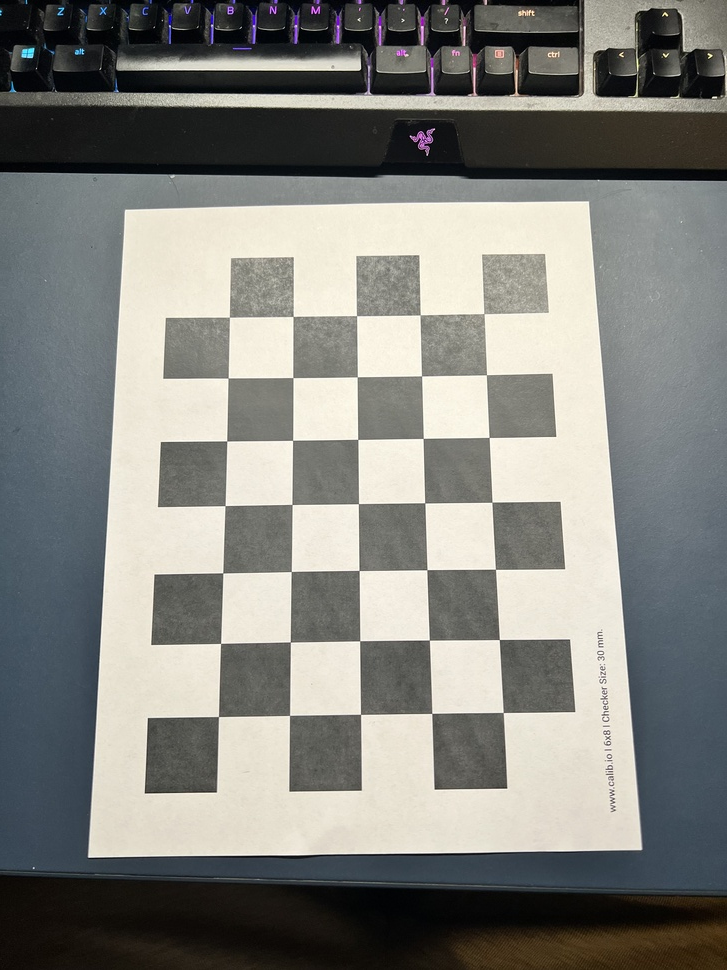
#> input picture april tag detection/calibration_images/IMG_7717.jpg, 727 x 970 px, shrunk from 3024 x 4032 before the run, found by its file name; its folder holds only this picture in this run
$ python cal.py
#> lines starting #> are read from the running program, lines starting #| are printed output that depends on the picture; after the words box and inside, x2 and y2 are one past the last pixel; in counts of white or black regions, pixels touching at a corner belong together
import cv2
import numpy as np
import os

calibration_images_path = 'april tag detection/calibration_images/'


def calibrate():
    criteria = (cv2.TERM_CRITERIA_EPS + cv2.TERM_CRITERIA_MAX_ITER, 30, 0.001)
    objp = np.zeros((5*7, 3), np.float32)
    objp[:, :2] = np.mgrid[0:5, 0:7].T.reshape(-1, 2)
    objpoints = []  # 3d point in real world space
    imgpoints = []  # 2d points in image plane.
    for fname in os.listdir(calibration_images_path):
        if fname.endswith('.jpg'):
            print(fname)
            img = cv2.imread(
                calibration_images_path+fname)
#> img is the input picture: shape (970, 727, 3); mean B, G, R 125.9, 130.9, 130.7
            gray = cv2.cvtColor(img, cv2.COLOR_BGR2GRAY)
            ret, corners = cv2.findChessboardCorners(gray, (5, 7), None)
#> ret = True; corners = 35 rows, first 8: [503.2, 712.7], [432, 713.3], [360.7, 714.4], [289.5, 715.3], [218.4, 716.6], [499.3, 639.5], [429.2, 640.1], [359.8, 640.9]
            if ret is True:
                objpoints.append(objp)
                corners2 = cv2.cornerSubPix(
                    gray, corners, (11, 11), (-1, -1), criteria)
#> corners2 = 35 rows, first 8: [503.2, 712.5], [431.8, 713.4], [360.5, 714.4], [289.5, 715.4], [218.5, 716.6], [499.3, 639.5], [429.3, 640.1], [359.7, 640.8]
                imgpoints.append(corners2)
                img = cv2.drawChessboardCorners(img, (5, 7), corners2, ret)
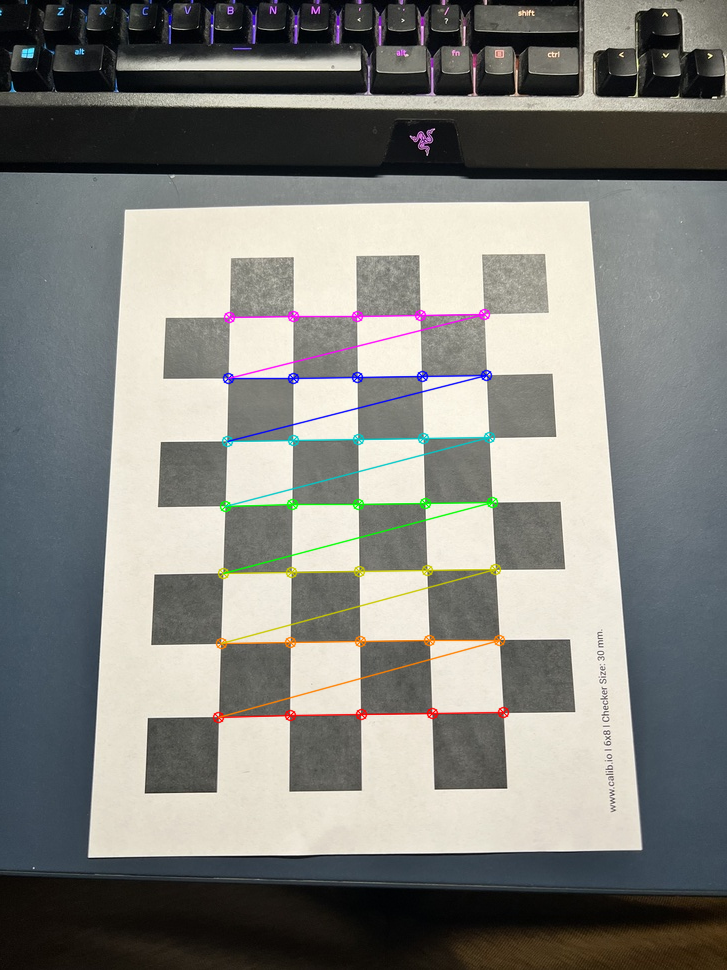
#> img: shape (970, 727, 3); 1.89% of pixels changed, all inside (x1, y1, x2, y2) = (212, 308, 510, 724)
                cv2.imwrite(calibration_images_path + 'drawn/'+fname, img)
    _, mtx, _, _, _ = cv2.calibrateCamera(
        objpoints, imgpoints, gray.shape[::-1], None, None)
#> mtx = [[1232.6, 0, 368.2], [0, 1287.6, 489.5], [0, 0, 1]]
    np.savetxt('april tag detection/cam_intrinsics.txt', mtx)


if __name__ == '__main__':
    calibrate()

$ run again, on april tag detection/calibration_images/IMG_7721.jpg
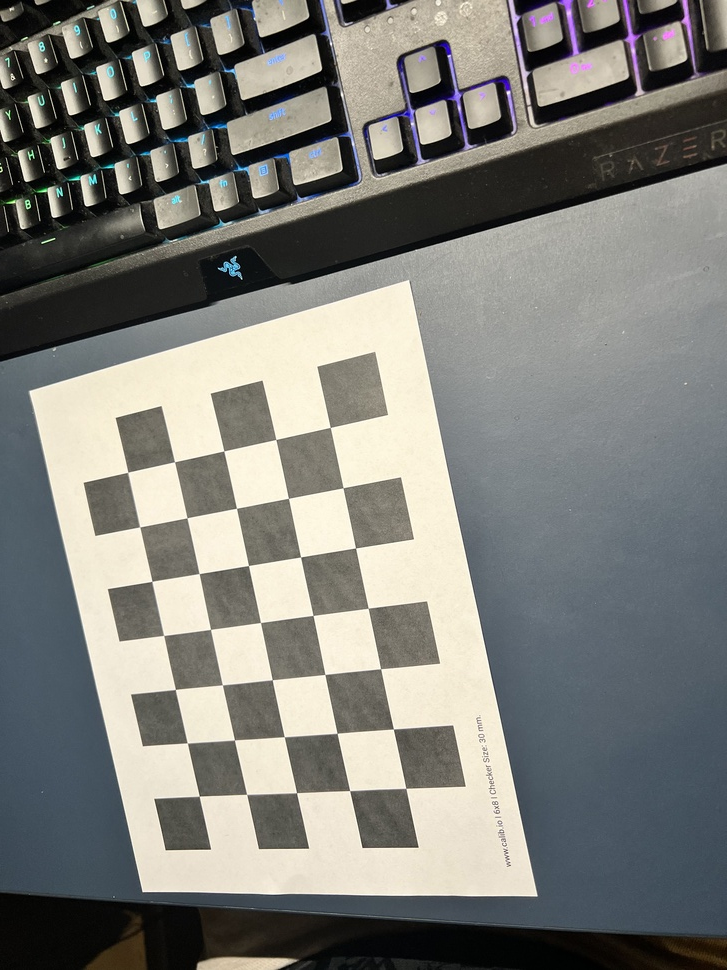
#> input picture april tag detection/calibration_images/IMG_7721.jpg, 727 x 970 px, shrunk from 3024 x 4032 before the run, found by its file name
#> in calibrate, img is the input picture: shape (970, 727, 3); mean B, G, R 121.4, 126.4, 126
#> in calibrate, `gray = cv2.cvtColor(img, cv2.COLOR_BGR2GRAY)`:
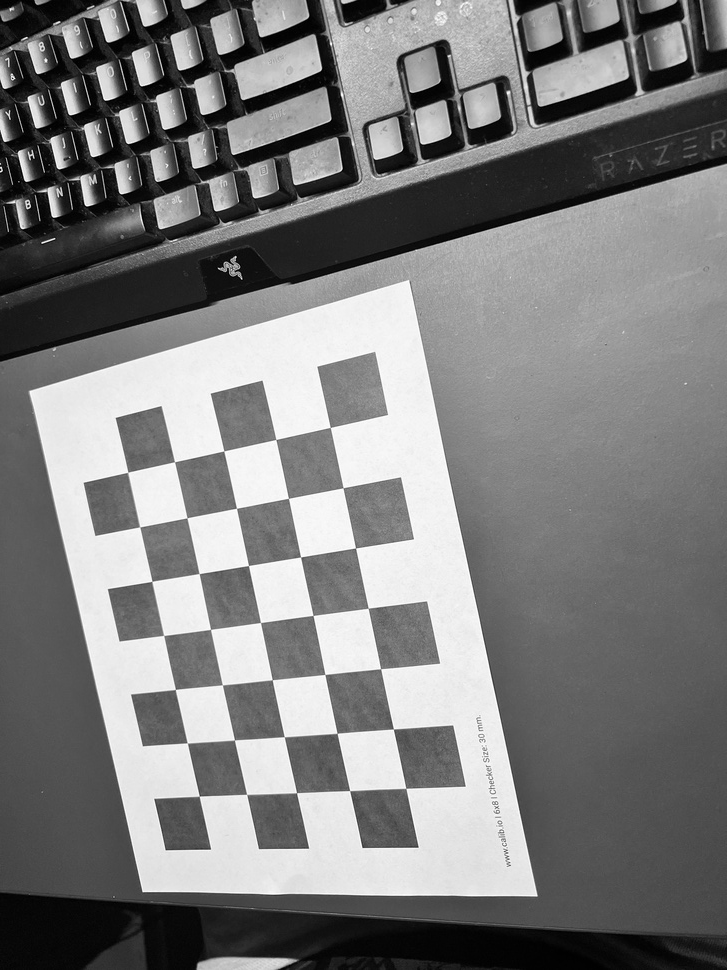
#> gray: shape (970, 727); min 0, max 254, mean 125.7
#> ret = True; corners = 35 rows, first 8: [405.8, 788.4], [349.7, 790.6], [296.6, 792.7], [246.6, 794.4], [199.3, 796.2], [393.4, 728.9], [337.1, 733.4], [284.3, 736.7]
#> corners2 = 35 rows, first 8: [405.8, 788.4], [349.7, 790.6], [296.5, 792.7], [246.6, 794.4], [199.3, 796.2], [393.4, 729], [337.1, 733.3], [284.3, 736.7]
#> in calibrate, `img = cv2.drawChessboardCorners(img, (5, 7), corners2, ret)`:
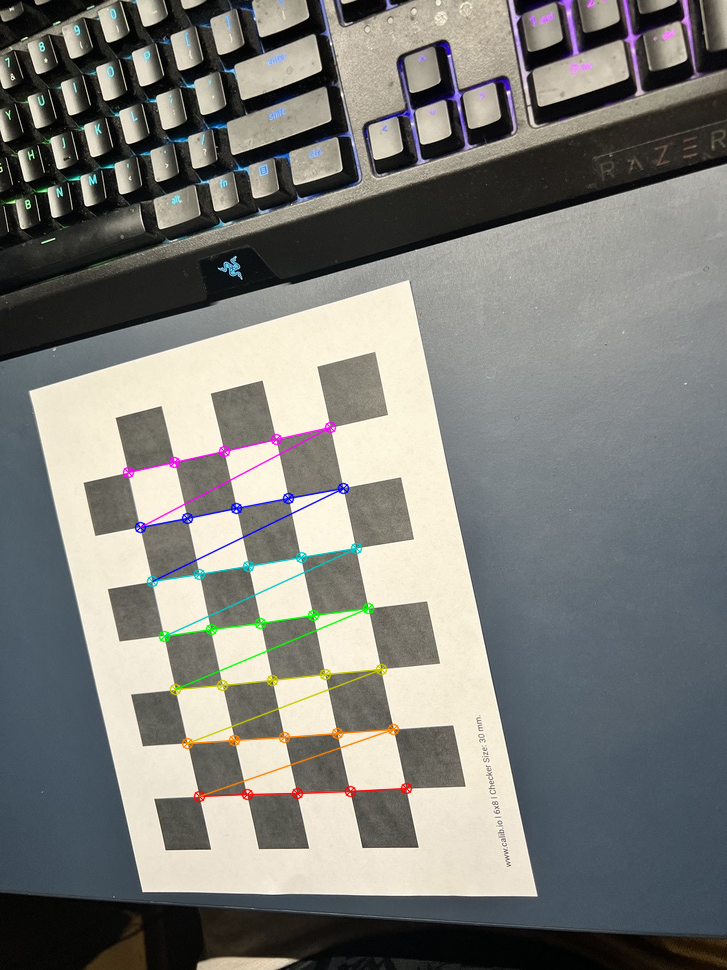
#> img: shape (970, 727, 3); 1.51% of pixels changed, all inside (x1, y1, x2, y2) = (122, 421, 413, 803)
#> mtx = [[873.1, 0, 373.2], [0, 852.8, 501.4], [0, 0, 1]]

$ run again, on april tag detection/calibration_images/IMG_7722.jpg
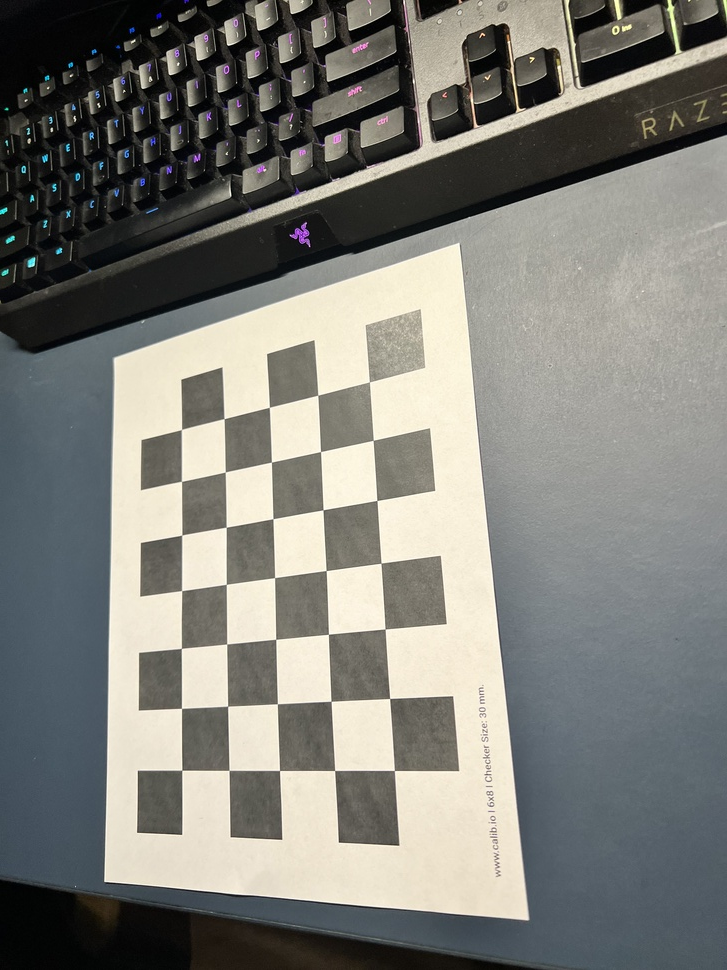
#> input picture april tag detection/calibration_images/IMG_7722.jpg, 727 x 970 px, shrunk from 3024 x 4032 before the run, found by its file name
#> in calibrate, img is the input picture: shape (970, 727, 3); mean B, G, R 120.6, 126.5, 126.5
#> in calibrate, `gray = cv2.cvtColor(img, cv2.COLOR_BGR2GRAY)`:
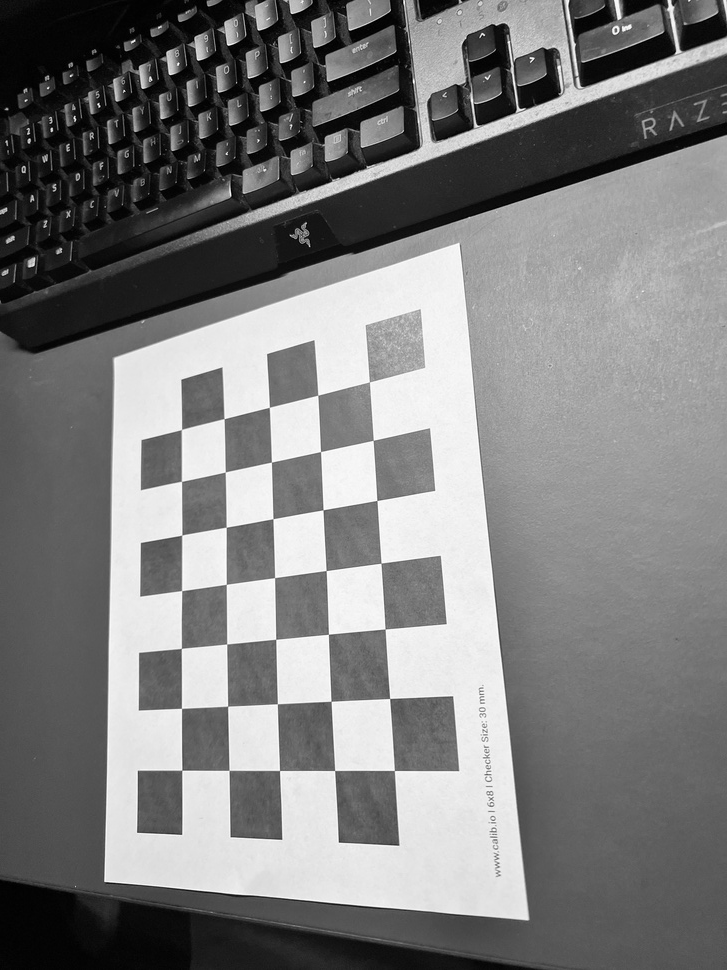
#> gray: shape (970, 727); min 0, max 254, mean 125.8
#> ret = True; corners = 35 rows, first 8: [394.4, 770.6], [334.7, 770.5], [279.5, 770.5], [229.1, 770.3], [181.8, 770.2], [389.6, 698.5], [331.1, 701.4], [277.4, 703.8]
#> corners2 = 35 rows, first 8: [394.3, 770.5], [334.7, 770.5], [279.5, 770.5], [229, 770.4], [181.8, 770.3], [389.6, 698.5], [331, 701.3], [277.4, 703.8]
#> in calibrate, `img = cv2.drawChessboardCorners(img, (5, 7), corners2, ret)`:
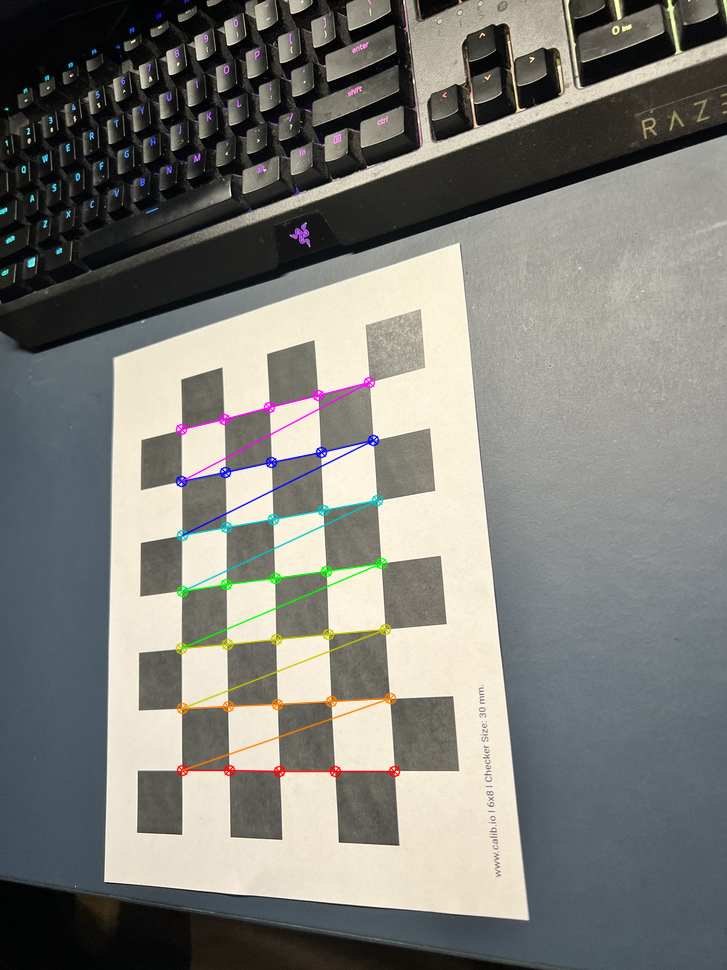
#> img: shape (970, 727, 3); 1.51% of pixels changed, all inside (x1, y1, x2, y2) = (175, 376, 401, 778)
#> mtx = [[688.5, 0, 377.1], [0, 705.1, 509.4], [0, 0, 1]]

$ run again, on april tag detection/calibration_images/IMG_7723.jpg
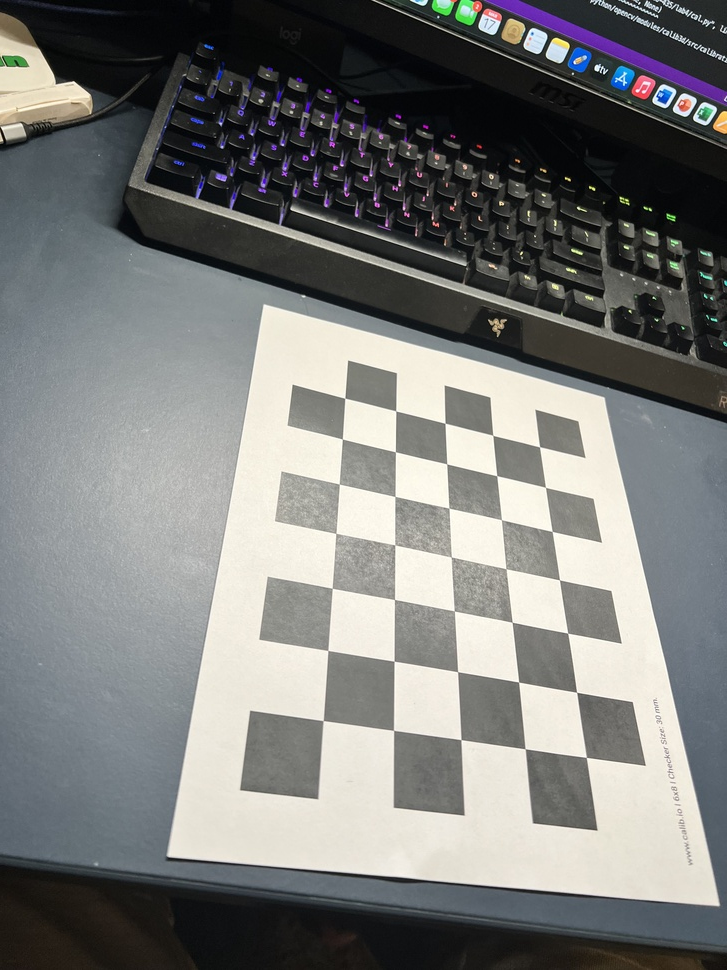
#> input picture april tag detection/calibration_images/IMG_7723.jpg, 727 x 970 px, shrunk from 3024 x 4032 before the run, found by its file name
#> in calibrate, img is the input picture: shape (970, 727, 3); mean B, G, R 121, 122.9, 121.9
#> in calibrate, `gray = cv2.cvtColor(img, cv2.COLOR_BGR2GRAY)`:
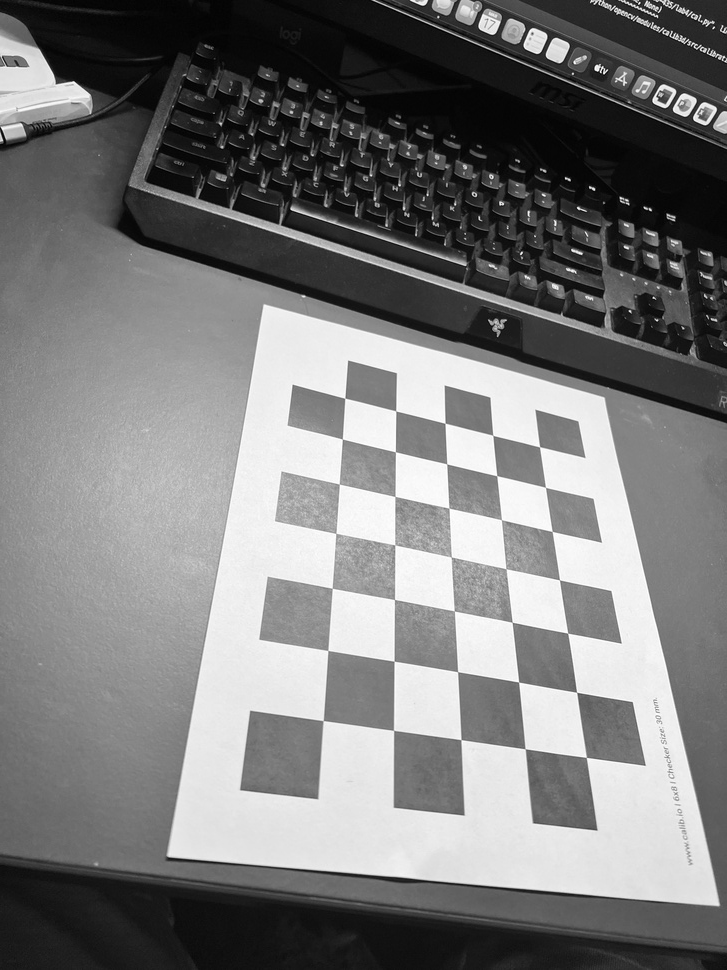
#> gray: shape (970, 727); min 0, max 255, mean 122.4
#> ret = True; corners = 35 rows, first 8: [344.9, 398.1], [395.8, 410.9], [444.9, 423.1], [493.1, 435.5], [539.8, 447], [342.1, 439], [395.3, 451.9], [446.9, 464]
#> corners2 = 35 rows, first 8: [344.8, 398.2], [395.7, 410.8], [445, 423.3], [492.8, 435.3], [539.5, 446.8], [342.3, 439], [395.4, 451.8], [446.7, 463.8]
#> in calibrate, `img = cv2.drawChessboardCorners(img, (5, 7), corners2, ret)`:
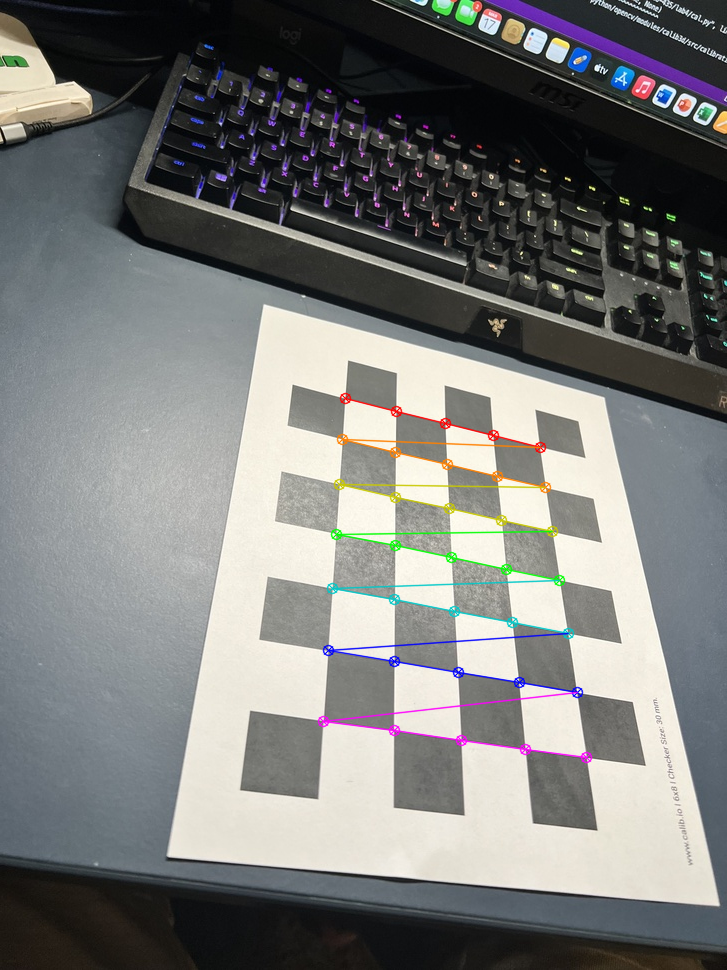
#> img: shape (970, 727, 3); 1.64% of pixels changed, all inside (x1, y1, x2, y2) = (317, 392, 593, 764)
#> mtx = [[772, 0, 383.8], [0, 749.5, 463.6], [0, 0, 1]]
